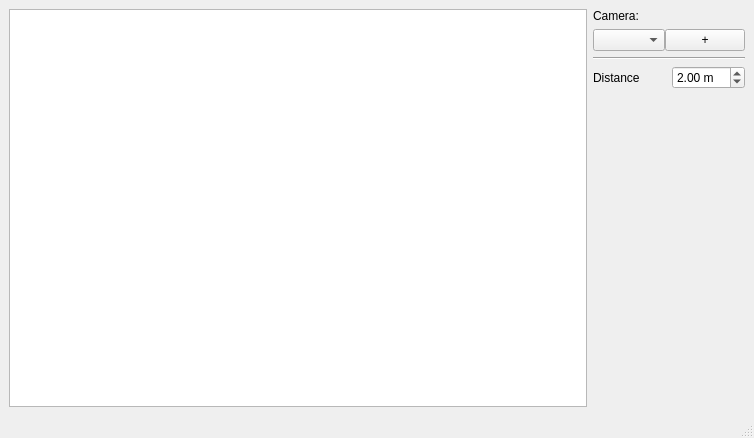
<?xml version="1.0" encoding="UTF-8"?>
<ui version="4.0">
 <class>MainWindow</class>
 <widget class="QMainWindow" name="MainWindow">
  <property name="geometry">
   <rect>
    <x>0</x>
    <y>0</y>
    <width>754</width>
    <height>438</height>
   </rect>
  </property>
  <property name="sizePolicy">
   <sizepolicy hsizetype="Maximum" vsizetype="Maximum">
    <horstretch>0</horstretch>
    <verstretch>0</verstretch>
   </sizepolicy>
  </property>
  <property name="windowTitle">
   <string>MainWindow</string>
  </property>
  <widget class="QWidget" name="centralwidget">
   <property name="sizePolicy">
    <sizepolicy hsizetype="Maximum" vsizetype="Maximum">
     <horstretch>0</horstretch>
     <verstretch>0</verstretch>
    </sizepolicy>
   </property>
   <layout class="QGridLayout" name="gridLayout">
    <item row="0" column="0">
     <layout class="QHBoxLayout" name="horizontalLayout" stretch="0,0">
      <item>
       <widget class="QGraphicsView" name="cameraGraphicsView">
        <property name="sizePolicy">
         <sizepolicy hsizetype="Expanding" vsizetype="Expanding">
          <horstretch>1</horstretch>
          <verstretch>1</verstretch>
         </sizepolicy>
        </property>
       </widget>
      </item>
      <item>
       <layout class="QVBoxLayout" name="verticalLayout">
        <item>
         <widget class="QLabel" name="cameraLabel">
          <property name="text">
           <string>Camera:</string>
          </property>
         </widget>
        </item>
        <item>
         <layout class="QHBoxLayout" name="horizontalLayout_3">
          <property name="spacing">
           <number>0</number>
          </property>
          <item>
           <widget class="QComboBox" name="cameraComboBox"/>
          </item>
          <item>
           <widget class="QPushButton" name="addCameraPushButton">
            <property name="text">
             <string>+</string>
            </property>
           </widget>
          </item>
         </layout>
        </item>
        <item>
         <widget class="Line" name="cameraLine">
          <property name="orientation">
           <enum>Qt::Horizontal</enum>
          </property>
         </widget>
        </item>
        <item>
         <layout class="QHBoxLayout" name="horizontalLayout_4">
          <item>
           <widget class="QLabel" name="distanceLabel">
            <property name="text">
             <string>Distance</string>
            </property>
           </widget>
          </item>
          <item>
           <widget class="QDoubleSpinBox" name="distanceSpinBox">
            <property name="suffix">
             <string> m</string>
            </property>
            <property name="value">
             <double>2.000000000000000</double>
            </property>
           </widget>
          </item>
         </layout>
        </item>
        <item>
         <spacer name="verticalSpacer">
          <property name="orientation">
           <enum>Qt::Vertical</enum>
          </property>
          <property name="sizeHint" stdset="0">
           <size>
            <width>20</width>
            <height>40</height>
           </size>
          </property>
         </spacer>
        </item>
       </layout>
      </item>
     </layout>
    </item>
   </layout>
  </widget>
  <widget class="QMenuBar" name="menubar">
   <property name="geometry">
    <rect>
     <x>0</x>
     <y>0</y>
     <width>754</width>
     <height>21</height>
    </rect>
   </property>
  </widget>
  <widget class="QStatusBar" name="statusbar"/>
 </widget>
 <resources/>
 <connections/>
</ui>
